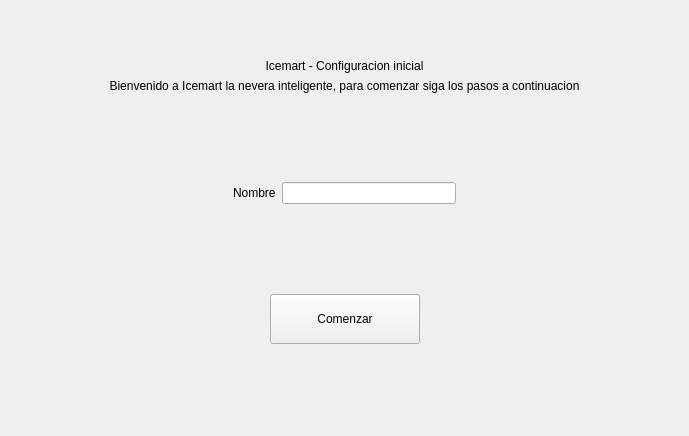
<?xml version="1.0" encoding="UTF-8"?>
<ui version="4.0">
 <class>SetupWidget</class>
 <widget class="QStackedWidget" name="SetupWidget">
  <property name="geometry">
   <rect>
    <x>0</x>
    <y>0</y>
    <width>689</width>
    <height>436</height>
   </rect>
  </property>
  <property name="windowTitle">
   <string>StackedWidget</string>
  </property>
  <property name="currentIndex">
   <number>0</number>
  </property>
  <widget class="QWidget" name="startPage">
   <layout class="QVBoxLayout" name="verticalLayout_5">
    <item>
     <layout class="QVBoxLayout" name="verticalLayout">
      <item>
       <spacer name="verticalSpacer_6">
        <property name="orientation">
         <enum>Qt::Vertical</enum>
        </property>
        <property name="sizeHint" stdset="0">
         <size>
          <width>20</width>
          <height>40</height>
         </size>
        </property>
       </spacer>
      </item>
      <item>
       <widget class="QLabel" name="label">
        <property name="styleSheet">
         <string notr="true">font: 22pt &quot;MS Shell Dlg 2&quot;;</string>
        </property>
        <property name="text">
         <string>Icemart - Configuracion inicial</string>
        </property>
        <property name="alignment">
         <set>Qt::AlignCenter</set>
        </property>
       </widget>
      </item>
      <item>
       <widget class="QLabel" name="label_2">
        <property name="styleSheet">
         <string notr="true">font: 12pt &quot;MS Shell Dlg 2&quot;;</string>
        </property>
        <property name="text">
         <string>Bienvenido a Icemart la nevera inteligente, para comenzar siga los pasos a continuacion</string>
        </property>
        <property name="alignment">
         <set>Qt::AlignCenter</set>
        </property>
       </widget>
      </item>
     </layout>
    </item>
    <item>
     <spacer name="verticalSpacer_3">
      <property name="orientation">
       <enum>Qt::Vertical</enum>
      </property>
      <property name="sizeHint" stdset="0">
       <size>
        <width>20</width>
        <height>40</height>
       </size>
      </property>
     </spacer>
    </item>
    <item>
     <layout class="QHBoxLayout" name="horizontalLayout_5">
      <item>
       <spacer name="horizontalSpacer_8">
        <property name="orientation">
         <enum>Qt::Horizontal</enum>
        </property>
        <property name="sizeHint" stdset="0">
         <size>
          <width>40</width>
          <height>20</height>
         </size>
        </property>
       </spacer>
      </item>
      <item>
       <layout class="QHBoxLayout" name="horizontalLayout_4">
        <item>
         <widget class="QLabel" name="label_3">
          <property name="styleSheet">
           <string notr="true">font: 12pt &quot;MS Shell Dlg 2&quot;;</string>
          </property>
          <property name="text">
           <string>Nombre</string>
          </property>
         </widget>
        </item>
        <item>
         <widget class="QLineEdit" name="nameField"/>
        </item>
       </layout>
      </item>
      <item>
       <spacer name="horizontalSpacer_7">
        <property name="orientation">
         <enum>Qt::Horizontal</enum>
        </property>
        <property name="sizeHint" stdset="0">
         <size>
          <width>40</width>
          <height>20</height>
         </size>
        </property>
       </spacer>
      </item>
     </layout>
    </item>
    <item>
     <spacer name="verticalSpacer_4">
      <property name="orientation">
       <enum>Qt::Vertical</enum>
      </property>
      <property name="sizeHint" stdset="0">
       <size>
        <width>20</width>
        <height>40</height>
       </size>
      </property>
     </spacer>
    </item>
    <item>
     <layout class="QHBoxLayout" name="horizontalLayout_3">
      <item>
       <spacer name="horizontalSpacer_5">
        <property name="orientation">
         <enum>Qt::Horizontal</enum>
        </property>
        <property name="sizeHint" stdset="0">
         <size>
          <width>40</width>
          <height>20</height>
         </size>
        </property>
       </spacer>
      </item>
      <item>
       <widget class="QPushButton" name="startButton">
        <property name="minimumSize">
         <size>
          <width>150</width>
          <height>50</height>
         </size>
        </property>
        <property name="styleSheet">
         <string notr="true">font: 14pt &quot;MS Shell Dlg 2&quot;;</string>
        </property>
        <property name="text">
         <string>Comenzar</string>
        </property>
       </widget>
      </item>
      <item>
       <spacer name="horizontalSpacer_6">
        <property name="orientation">
         <enum>Qt::Horizontal</enum>
        </property>
        <property name="sizeHint" stdset="0">
         <size>
          <width>40</width>
          <height>20</height>
         </size>
        </property>
       </spacer>
      </item>
     </layout>
    </item>
    <item>
     <spacer name="verticalSpacer_5">
      <property name="orientation">
       <enum>Qt::Vertical</enum>
      </property>
      <property name="sizeHint" stdset="0">
       <size>
        <width>20</width>
        <height>38</height>
       </size>
      </property>
     </spacer>
    </item>
   </layout>
  </widget>
  <widget class="QWidget" name="BasicsPage">
   <property name="styleSheet">
    <string notr="true">#BasicsPage{
background-color: rgb(255, 255, 255,230);
border-radius: 4px;
}</string>
   </property>
   <layout class="QVBoxLayout" name="verticalLayout_3">
    <item>
     <layout class="QVBoxLayout" name="verticalLayout_2">
      <item>
       <widget class="QLabel" name="label_10">
        <property name="styleSheet">
         <string notr="true">font: 18pt &quot;MS Shell Dlg 2&quot;;</string>
        </property>
        <property name="text">
         <string>Icemart - Datos basicos</string>
        </property>
       </widget>
      </item>
      <item>
       <widget class="QLabel" name="label_11">
        <property name="styleSheet">
         <string notr="true">font: 12pt &quot;MS Shell Dlg 2&quot;;</string>
        </property>
        <property name="text">
         <string>Introduce los datos a continuacion para ayudarte a calcular tus requisitos alimenticios</string>
        </property>
       </widget>
      </item>
     </layout>
    </item>
    <item>
     <spacer name="verticalSpacer_2">
      <property name="orientation">
       <enum>Qt::Vertical</enum>
      </property>
      <property name="sizeType">
       <enum>QSizePolicy::Maximum</enum>
      </property>
      <property name="sizeHint" stdset="0">
       <size>
        <width>20</width>
        <height>40</height>
       </size>
      </property>
     </spacer>
    </item>
    <item>
     <layout class="QHBoxLayout" name="horizontalLayout_2">
      <item>
       <spacer name="horizontalSpacer_3">
        <property name="orientation">
         <enum>Qt::Horizontal</enum>
        </property>
        <property name="sizeType">
         <enum>QSizePolicy::Maximum</enum>
        </property>
        <property name="sizeHint" stdset="0">
         <size>
          <width>40</width>
          <height>20</height>
         </size>
        </property>
       </spacer>
      </item>
      <item>
       <layout class="QFormLayout" name="formLayout">
        <property name="fieldGrowthPolicy">
         <enum>QFormLayout::AllNonFixedFieldsGrow</enum>
        </property>
        <item row="0" column="0">
         <widget class="QLabel" name="label_5">
          <property name="text">
           <string>Edad</string>
          </property>
         </widget>
        </item>
        <item row="1" column="0">
         <widget class="QLabel" name="label_4">
          <property name="text">
           <string>Peso</string>
          </property>
         </widget>
        </item>
        <item row="1" column="1">
         <widget class="QDoubleSpinBox" name="weightField">
          <property name="maximumSize">
           <size>
            <width>78</width>
            <height>20</height>
           </size>
          </property>
          <property name="frame">
           <bool>true</bool>
          </property>
          <property name="decimals">
           <number>2</number>
          </property>
          <property name="maximum">
           <double>500.000000000000000</double>
          </property>
         </widget>
        </item>
        <item row="2" column="0">
         <widget class="QLabel" name="label_6">
          <property name="text">
           <string>Altura</string>
          </property>
         </widget>
        </item>
        <item row="2" column="1">
         <widget class="QDoubleSpinBox" name="heightField">
          <property name="maximumSize">
           <size>
            <width>78</width>
            <height>20</height>
           </size>
          </property>
          <property name="maximum">
           <double>3.000000000000000</double>
          </property>
          <property name="singleStep">
           <double>1.000000000000000</double>
          </property>
         </widget>
        </item>
        <item row="3" column="0">
         <widget class="QLabel" name="label_7">
          <property name="text">
           <string>Genero</string>
          </property>
         </widget>
        </item>
        <item row="3" column="1">
         <widget class="QComboBox" name="genderField">
          <property name="maximumSize">
           <size>
            <width>78</width>
            <height>20</height>
           </size>
          </property>
          <item>
           <property name="text">
            <string>Seleccione</string>
           </property>
          </item>
          <item>
           <property name="text">
            <string>Masculino</string>
           </property>
          </item>
          <item>
           <property name="text">
            <string>Femenino</string>
           </property>
          </item>
         </widget>
        </item>
        <item row="4" column="0">
         <widget class="QLabel" name="label_8">
          <property name="text">
           <string>Nivel de actividad</string>
          </property>
         </widget>
        </item>
        <item row="4" column="1">
         <widget class="QComboBox" name="activityLevelField">
          <property name="maximumSize">
           <size>
            <width>78</width>
            <height>20</height>
           </size>
          </property>
          <item>
           <property name="text">
            <string>Seleccione</string>
           </property>
          </item>
          <item>
           <property name="text">
            <string>Sedentario</string>
           </property>
          </item>
          <item>
           <property name="text">
            <string>Ligero</string>
           </property>
          </item>
          <item>
           <property name="text">
            <string>Moderado</string>
           </property>
          </item>
          <item>
           <property name="text">
            <string>Alto</string>
           </property>
          </item>
          <item>
           <property name="text">
            <string>Muy alto</string>
           </property>
          </item>
         </widget>
        </item>
        <item row="0" column="1">
         <widget class="QSpinBox" name="ageField">
          <property name="maximumSize">
           <size>
            <width>78</width>
            <height>20</height>
           </size>
          </property>
         </widget>
        </item>
       </layout>
      </item>
      <item>
       <spacer name="horizontalSpacer_4">
        <property name="orientation">
         <enum>Qt::Horizontal</enum>
        </property>
        <property name="sizeType">
         <enum>QSizePolicy::Maximum</enum>
        </property>
        <property name="sizeHint" stdset="0">
         <size>
          <width>40</width>
          <height>20</height>
         </size>
        </property>
       </spacer>
      </item>
     </layout>
    </item>
    <item>
     <spacer name="verticalSpacer">
      <property name="orientation">
       <enum>Qt::Vertical</enum>
      </property>
      <property name="sizeType">
       <enum>QSizePolicy::Maximum</enum>
      </property>
      <property name="sizeHint" stdset="0">
       <size>
        <width>20</width>
        <height>40</height>
       </size>
      </property>
     </spacer>
    </item>
    <item>
     <layout class="QHBoxLayout" name="horizontalLayout">
      <item>
       <spacer name="horizontalSpacer_2">
        <property name="orientation">
         <enum>Qt::Horizontal</enum>
        </property>
        <property name="sizeHint" stdset="0">
         <size>
          <width>40</width>
          <height>20</height>
         </size>
        </property>
       </spacer>
      </item>
      <item>
       <widget class="QLabel" name="label_9">
        <property name="text">
         <string>Paso 2 de 3 </string>
        </property>
       </widget>
      </item>
      <item>
       <spacer name="horizontalSpacer">
        <property name="orientation">
         <enum>Qt::Horizontal</enum>
        </property>
        <property name="sizeHint" stdset="0">
         <size>
          <width>40</width>
          <height>20</height>
         </size>
        </property>
       </spacer>
      </item>
      <item>
       <widget class="QPushButton" name="nextPage1Button">
        <property name="text">
         <string>Siguiente</string>
        </property>
       </widget>
      </item>
     </layout>
    </item>
   </layout>
  </widget>
  <widget class="QWidget" name="AdvancedPage">
   <property name="styleSheet">
    <string notr="true">#AdvancedPage{
background-color: rgb(255, 255, 255,230);
border-radius: 4px;
}</string>
   </property>
   <layout class="QVBoxLayout" name="verticalLayout_8">
    <item>
     <widget class="QLabel" name="label_27">
      <property name="styleSheet">
       <string notr="true">font: 18pt &quot;MS Shell Dlg 2&quot;;</string>
      </property>
      <property name="text">
       <string>Icemart - Datos basicos</string>
      </property>
     </widget>
    </item>
    <item>
     <widget class="QLabel" name="label_28">
      <property name="styleSheet">
       <string notr="true">font: 12pt &quot;MS Shell Dlg 2&quot;;</string>
      </property>
      <property name="text">
       <string>Seleccione los campos necesarios, esta informacion se utilizará para generar sus platos y dietas</string>
      </property>
     </widget>
    </item>
    <item>
     <layout class="QHBoxLayout" name="horizontalLayout_6">
      <item>
       <widget class="QLabel" name="label_12">
        <property name="text">
         <string>Segun su indice de masa corporal se ha determinado que su estado fisico es:</string>
        </property>
       </widget>
      </item>
      <item>
       <widget class="QComboBox" name="fitnessStateField">
        <item>
         <property name="text">
          <string>Obesidad Morbida</string>
         </property>
        </item>
        <item>
         <property name="text">
          <string>Obesidad</string>
         </property>
        </item>
        <item>
         <property name="text">
          <string>Sobrepeso</string>
         </property>
        </item>
        <item>
         <property name="text">
          <string>Saludable</string>
         </property>
        </item>
        <item>
         <property name="text">
          <string>Desnutricion</string>
         </property>
        </item>
       </widget>
      </item>
      <item>
       <spacer name="horizontalSpacer_11">
        <property name="orientation">
         <enum>Qt::Horizontal</enum>
        </property>
        <property name="sizeType">
         <enum>QSizePolicy::Expanding</enum>
        </property>
        <property name="sizeHint" stdset="0">
         <size>
          <width>40</width>
          <height>20</height>
         </size>
        </property>
       </spacer>
      </item>
     </layout>
    </item>
    <item>
     <widget class="QTextBrowser" name="textBrowser">
      <property name="maximumSize">
       <size>
        <width>16777215</width>
        <height>40</height>
       </size>
      </property>
      <property name="html">
       <string>&lt;!DOCTYPE HTML PUBLIC &quot;-//W3C//DTD HTML 4.0//EN&quot; &quot;http://www.w3.org/TR/REC-html40/strict.dtd&quot;&gt;
&lt;html&gt;&lt;head&gt;&lt;meta name=&quot;qrichtext&quot; content=&quot;1&quot; /&gt;&lt;style type=&quot;text/css&quot;&gt;
p, li { white-space: pre-wrap; }
&lt;/style&gt;&lt;/head&gt;&lt;body style=&quot; font-family:'MS Shell Dlg 2'; font-size:8.25pt; font-weight:400; font-style:normal;&quot;&gt;
&lt;p style=&quot; margin-top:0px; margin-bottom:0px; margin-left:0px; margin-right:0px; -qt-block-indent:0; text-indent:0px;&quot;&gt;&lt;span style=&quot; font-size:8pt;&quot;&gt;En algunos casos los datos pedidos anteriormente no son suficientes para determinar el estado fisico de una persona, si considera que el estado fisico mostrado no es el correcto por favor seleccione el mas apropiado de la lista.&lt;/span&gt;&lt;/p&gt;&lt;/body&gt;&lt;/html&gt;</string>
      </property>
     </widget>
    </item>
    <item>
     <layout class="QHBoxLayout" name="horizontalLayout_7">
      <item>
       <widget class="QLabel" name="label_13">
        <property name="text">
         <string>Segun su estado fisico se le sugiere:</string>
        </property>
       </widget>
      </item>
      <item>
       <widget class="QComboBox" name="objectiveField">
        <item>
         <property name="text">
          <string>Perder peso</string>
         </property>
        </item>
        <item>
         <property name="text">
          <string>Mantener peso</string>
         </property>
        </item>
        <item>
         <property name="text">
          <string>Ganar peso </string>
         </property>
        </item>
       </widget>
      </item>
      <item>
       <spacer name="horizontalSpacer_10">
        <property name="orientation">
         <enum>Qt::Horizontal</enum>
        </property>
        <property name="sizeType">
         <enum>QSizePolicy::Expanding</enum>
        </property>
        <property name="sizeHint" stdset="0">
         <size>
          <width>40</width>
          <height>20</height>
         </size>
        </property>
       </spacer>
      </item>
     </layout>
    </item>
    <item>
     <widget class="QTextBrowser" name="textBrowser_2">
      <property name="maximumSize">
       <size>
        <width>16777215</width>
        <height>40</height>
       </size>
      </property>
      <property name="html">
       <string>&lt;!DOCTYPE HTML PUBLIC &quot;-//W3C//DTD HTML 4.0//EN&quot; &quot;http://www.w3.org/TR/REC-html40/strict.dtd&quot;&gt;
&lt;html&gt;&lt;head&gt;&lt;meta name=&quot;qrichtext&quot; content=&quot;1&quot; /&gt;&lt;style type=&quot;text/css&quot;&gt;
p, li { white-space: pre-wrap; }
&lt;/style&gt;&lt;/head&gt;&lt;body style=&quot; font-family:'MS Shell Dlg 2'; font-size:8.25pt; font-weight:400; font-style:normal;&quot;&gt;
&lt;p style=&quot; margin-top:0px; margin-bottom:0px; margin-left:0px; margin-right:0px; -qt-block-indent:0; text-indent:0px;&quot;&gt;&lt;span style=&quot; font-size:8pt;&quot;&gt;Este será el objetivo de su dieta y se usara para determinar  la cantidad aproximada de calorias que debe comer diariamente &lt;/span&gt;&lt;/p&gt;&lt;/body&gt;&lt;/html&gt;</string>
      </property>
     </widget>
    </item>
    <item>
     <layout class="QHBoxLayout" name="horizontalLayout_8">
      <item>
       <widget class="QLabel" name="label_14">
        <property name="text">
         <string>Su ingesta diaria de calorias debe ser:</string>
        </property>
       </widget>
      </item>
      <item>
       <widget class="QLineEdit" name="IDFCField">
        <property name="enabled">
         <bool>false</bool>
        </property>
       </widget>
      </item>
      <item>
       <spacer name="horizontalSpacer_12">
        <property name="orientation">
         <enum>Qt::Horizontal</enum>
        </property>
        <property name="sizeHint" stdset="0">
         <size>
          <width>40</width>
          <height>20</height>
         </size>
        </property>
       </spacer>
      </item>
     </layout>
    </item>
    <item>
     <layout class="QHBoxLayout" name="horizontalLayout_9">
      <item>
       <widget class="QLabel" name="label_15">
        <property name="text">
         <string>Elija un tipo de dieta</string>
        </property>
       </widget>
      </item>
      <item>
       <widget class="QComboBox" name="dietField">
        <item>
         <property name="text">
          <string>Dieta base</string>
         </property>
        </item>
        <item>
         <property name="text">
          <string>Alta en carbohidratos</string>
         </property>
        </item>
        <item>
         <property name="text">
          <string>Alta en proteinas</string>
         </property>
        </item>
        <item>
         <property name="text">
          <string>Dieta de la zona</string>
         </property>
        </item>
       </widget>
      </item>
      <item>
       <spacer name="horizontalSpacer_13">
        <property name="orientation">
         <enum>Qt::Horizontal</enum>
        </property>
        <property name="sizeHint" stdset="0">
         <size>
          <width>40</width>
          <height>20</height>
         </size>
        </property>
       </spacer>
      </item>
     </layout>
    </item>
    <item>
     <widget class="QTextBrowser" name="textBrowser_3">
      <property name="html">
       <string>&lt;!DOCTYPE HTML PUBLIC &quot;-//W3C//DTD HTML 4.0//EN&quot; &quot;http://www.w3.org/TR/REC-html40/strict.dtd&quot;&gt;
&lt;html&gt;&lt;head&gt;&lt;meta name=&quot;qrichtext&quot; content=&quot;1&quot; /&gt;&lt;style type=&quot;text/css&quot;&gt;
p, li { white-space: pre-wrap; }
&lt;/style&gt;&lt;/head&gt;&lt;body style=&quot; font-family:'MS Shell Dlg 2'; font-size:8.25pt; font-weight:400; font-style:normal;&quot;&gt;
&lt;p style=&quot; margin-top:0px; margin-bottom:0px; margin-left:0px; margin-right:0px; -qt-block-indent:0; text-indent:0px;&quot;&gt;&lt;span style=&quot; font-size:8pt;&quot;&gt;La dieta base es balanceada y apropiada si desea mantener su peso&lt;/span&gt;&lt;/p&gt;
&lt;p style=&quot; margin-top:0px; margin-bottom:0px; margin-left:0px; margin-right:0px; -qt-block-indent:0; text-indent:0px;&quot;&gt;&lt;span style=&quot; font-size:8pt;&quot;&gt;La dieta alta en carbohidratos es buena para atletas de alto rendimiento que busquen maximizar su energia&lt;/span&gt;&lt;/p&gt;
&lt;p style=&quot; margin-top:0px; margin-bottom:0px; margin-left:0px; margin-right:0px; -qt-block-indent:0; text-indent:0px;&quot;&gt;&lt;span style=&quot; font-size:8pt;&quot;&gt;La dieta alta en proteinas es buena para aquellos busquen aumentar su masa muscular y perder grasa&lt;/span&gt;&lt;/p&gt;
&lt;p style=&quot; margin-top:0px; margin-bottom:0px; margin-left:0px; margin-right:0px; -qt-block-indent:0; text-indent:0px;&quot;&gt;&lt;span style=&quot; font-size:8pt;&quot;&gt;La dieta de la zona es buena para aquellos que busquen perder peso&lt;/span&gt;&lt;/p&gt;&lt;/body&gt;&lt;/html&gt;</string>
      </property>
     </widget>
    </item>
    <item>
     <layout class="QHBoxLayout" name="horizontalLayout_13">
      <item>
       <layout class="QGridLayout" name="gridLayout">
        <item row="1" column="2">
         <widget class="QLineEdit" name="fatsField">
          <property name="enabled">
           <bool>false</bool>
          </property>
         </widget>
        </item>
        <item row="1" column="1">
         <widget class="QLineEdit" name="carbsField">
          <property name="enabled">
           <bool>false</bool>
          </property>
         </widget>
        </item>
        <item row="0" column="2">
         <widget class="QLabel" name="label_18">
          <property name="text">
           <string>Grasas</string>
          </property>
         </widget>
        </item>
        <item row="0" column="0">
         <widget class="QLabel" name="label_16">
          <property name="text">
           <string>Proteinas</string>
          </property>
         </widget>
        </item>
        <item row="0" column="1">
         <widget class="QLabel" name="label_17">
          <property name="text">
           <string>Carbohidratos</string>
          </property>
         </widget>
        </item>
        <item row="1" column="0">
         <widget class="QLineEdit" name="proteinsField">
          <property name="enabled">
           <bool>false</bool>
          </property>
         </widget>
        </item>
       </layout>
      </item>
      <item>
       <spacer name="horizontalSpacer_18">
        <property name="orientation">
         <enum>Qt::Horizontal</enum>
        </property>
        <property name="sizeHint" stdset="0">
         <size>
          <width>40</width>
          <height>20</height>
         </size>
        </property>
       </spacer>
      </item>
     </layout>
    </item>
    <item>
     <layout class="QHBoxLayout" name="horizontalLayout_10">
      <item>
       <spacer name="horizontalSpacer_9">
        <property name="orientation">
         <enum>Qt::Horizontal</enum>
        </property>
        <property name="sizeHint" stdset="0">
         <size>
          <width>40</width>
          <height>20</height>
         </size>
        </property>
       </spacer>
      </item>
      <item>
       <widget class="QLabel" name="label_29">
        <property name="text">
         <string>Paso 3 de 3</string>
        </property>
       </widget>
      </item>
      <item>
       <spacer name="horizontalSpacer_19">
        <property name="orientation">
         <enum>Qt::Horizontal</enum>
        </property>
        <property name="sizeHint" stdset="0">
         <size>
          <width>40</width>
          <height>20</height>
         </size>
        </property>
       </spacer>
      </item>
      <item>
       <widget class="QPushButton" name="endButton">
        <property name="enabled">
         <bool>true</bool>
        </property>
        <property name="text">
         <string>Finalizar</string>
        </property>
       </widget>
      </item>
     </layout>
    </item>
   </layout>
  </widget>
 </widget>
 <resources/>
 <connections/>
</ui>
